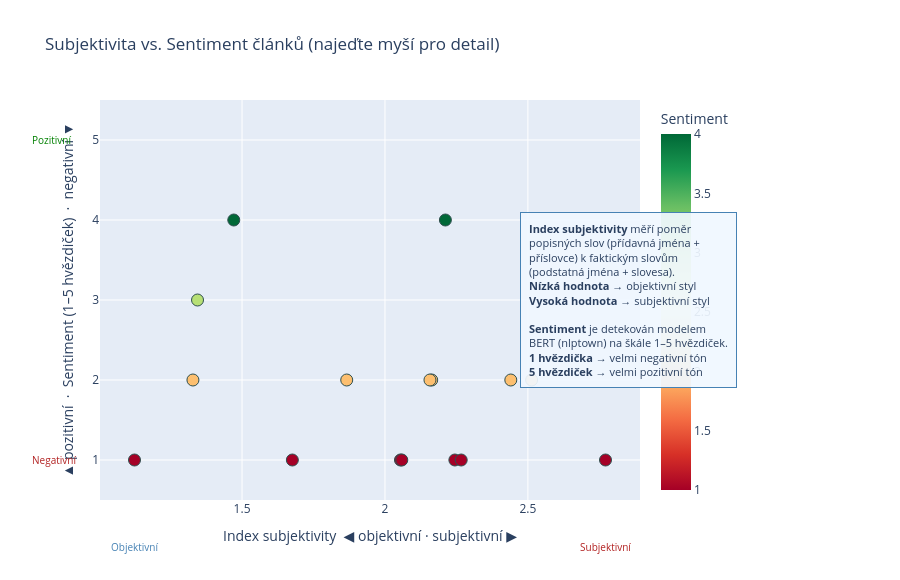

Write notebook code for a chart like this one.
### Code cell
import plotly.express as px
import plotly.graph_objects as go
import pandas as pd

if 'articles_df' in locals() and 'subjectivity_index' in articles_df.columns and 'sentiment_label' in articles_df.columns:

    # Convert sentiment label ("1 star" … "5 stars") to a numeric 1–5 score
    def label_to_numeric(label):
        try:
            return int(str(label).split()[0])
        except (ValueError, IndexError):
            return None

    plot_df = articles_df.copy()
    plot_df['sentiment_numeric'] = plot_df['sentiment_label'].apply(label_to_numeric)

    # Use best available subjectivity score
    subjectivity_col = 'refined_bias_corpus_score' if 'refined_bias_corpus_score' in plot_df.columns else \
                       'refined_bias_score'         if 'refined_bias_score'         in plot_df.columns else \
                       'subjectivity_index'

    # Build hover text
    if 'top_keywords' in plot_df.columns:
        plot_df['hover_keywords'] = plot_df['top_keywords']
    else:
        plot_df['hover_keywords'] = ''

    plot_df = plot_df.dropna(subset=[subjectivity_col, 'sentiment_numeric'])

    x_min = plot_df[subjectivity_col].min()
    x_max = plot_df[subjectivity_col].max()

    fig = px.scatter(
        plot_df,
        x=subjectivity_col,
        y='sentiment_numeric',
        hover_name='title',
        hover_data={'hover_keywords': True, subjectivity_col: ':.3f', 'sentiment_numeric': True},
        color='sentiment_numeric',
        color_continuous_scale='RdYlGn',
        size_max=14,
        labels={
            subjectivity_col: 'Index subjektivity',
            'sentiment_numeric': 'Sentiment (1 = neg., 5 = poz.)',
            'hover_keywords': 'Klíčová slova',
        },
        title='Subjektivita vs. Sentiment článků (najeďte myší pro detail)',
    )

    fig.update_traces(
        marker=dict(size=12, line=dict(width=1, color='DarkSlateGrey')),
        selector=dict(mode='markers'),
    )

    subjectivity_explanation = (
        "<b>Index subjektivity</b> měří poměr<br>"
        "popisných slov (přídavná jména +<br>"
        "příslovce) k faktickým slovům<br>"
        "(podstatná jména + slovesa).<br>"
        "<b>Nízká hodnota</b> → objektivní styl<br>"
        "<b>Vysoká hodnota</b> → subjektivní styl<br>"
        "<br>"
        "<b>Sentiment</b> je detekován modelem<br>"
        "BERT (nlptown) na škále 1–5 hvězdiček.<br>"
        "<b>1 hvězdička</b> → velmi negativní tón<br>"
        "<b>5 hvězdiček</b> → velmi pozitivní tón"
    )

    fig.update_layout(
        xaxis_title='Index subjektivity  ◀ objektivní · subjektivní ▶',
        yaxis_title='▲ pozitivní  ·  Sentiment (1–5 hvězdiček)  ·  negativní ▼',
        yaxis=dict(tickmode='linear', tick0=1, dtick=1, range=[0.5, 5.5]),
        coloraxis_colorbar=dict(title='Sentiment'),
        hovermode='closest',
        height=580,
        annotations=[
            # Explanation box
            dict(
                text=subjectivity_explanation,
                xref='paper', yref='paper',
                x=1.18, y=0.5,
                showarrow=False,
                align='left',
                bgcolor='rgba(240,248,255,0.92)',
                bordercolor='steelblue',
                borderwidth=1,
                borderpad=8,
                font=dict(size=11),
            ),
            # X-axis low label
            dict(
                text='Objektivní',
                xref='x', yref='paper',
                x=x_min, y=-0.14,
                showarrow=False,
                font=dict(size=10, color='steelblue'),
                align='center',
            ),
            # X-axis high label
            dict(
                text='Subjektivní',
                xref='x', yref='paper',
                x=x_max, y=-0.14,
                showarrow=False,
                font=dict(size=10, color='firebrick'),
                align='center',
            ),
            # Y-axis low label (1 = negative)
            dict(
                text='Negativní',
                xref='paper', yref='y',
                x=-0.13, y=1,
                showarrow=False,
                font=dict(size=10, color='firebrick'),
                align='center',
            ),
            # Y-axis high label (5 = positive)
            dict(
                text='Pozitivní',
                xref='paper', yref='y',
                x=-0.13, y=5,
                showarrow=False,
                font=dict(size=10, color='green'),
                align='center',
            ),
        ],
        margin=dict(b=80, l=100, r=260),
    )

    fig.show()
else:
    print("Chybí potřebné sloupce (subjectivity_index, sentiment_label). Spusťte nejprve buňky 28 a 30.")

### Figure 1 — Plotly figure (JSON) as saved in the notebook; plotly's stock layout.template omitted (floating-point values rounded to 4 significant figures)
{"data": [{"customdata": [["fotbalové, vás, zejména, soutěžích, původních"], ["čt, moravec, projekt, václav, spolupracovat"], ["mělo, pavla, reakci, česko, zahraničí"], ["moře, vody, velryba, pondělí, thila"], ["let, děti, stanovištích, milic, íránských"], ["jeho, sídlo, cnn, stanice, pondělí"], ["neziskovky, tom, státem, nepíše, členové"], ["odpovědi, ruské, agrese, jaká, nedělají"], ["proti, vakcíny, vakcína, buňky, roce"], ["mohl, pákistánské, jednání, zahraničí, konfliktu"], ["trenčíně, rusku, rozdílnému, roky, tradiční"], ["války, role, slibem, ráno, svého"], ["stůl, tomáš, sobě, starodávné, denisa"], ["poradenství, právní, mít, azylových, advokátní"], ["společnost, robert, česká, fico, slovensko"], ["respektive, divokým, tisíc, různých, soudu"]], "hovertemplate": "<b>%{hovertext}</b><br><br>Index subjektivity=%{x:.3f}<br>Sentiment (1 = neg., 5 = poz.)=%{marker.color}<br>Klíčová slova=%{customdata[0]}<extra></extra>", "hovertext": ["Jak se podvádí ve fotbale a proč Maďaři mlčí", "Václav Moravec naznačil svoje plány. Inspiraci hledá u slovenského kolegy", "Pavel žádá omezení vztahů s Szijjártem. Jeho názor není důležitý, řekl Macinka", "Velryba na severu Německa uvázla potřetí", "V íránských milicích slouží i děti", "Hodně zlata, letadlo a jeho jméno na vrcholu. Trump ukázal návrh své knihovny", "Komentář: Vláda prý šetří. Ale ne na nedůvěře k neziskovkám", "Glosa: Pocit bezpečí u nás mizí. Babišovi hrozí, že selže jako Beneš", "U vakcín vůbec nejde o minulost. To nejlepší totiž teprve přichází", "Pákistán se snaží o roli vyjednavače mezi Íránem a USA. Hraje o vlastní čest", "Babiše s Ficem vítal protest i hejtman s chlebem. Pak podepsali memorandum", "Válečný prezident Trump se historicky vymyká svým předchůdcům", "Recenze: Není to obvyklé divadlo. Ve starodávné kuchyni herci vaří a vyprávějí", "Za právní pomoc pro cizince zaplatí stát víc. Vnitro přitom mělo na výběr", "Slováci se normalizují v přímém přenosu, je to varování pro Česko, říká expert", "Česko nebude Divokým východem. Další soud se tvrdě postavil k brutálnímu činu"], "legendgroup": "", "marker": {"color": [4, 2, 1, 2, 1, 4, 1, 2, 2, 2, 1, 1, 3, 1, 2, 1], "coloraxis": "coloraxis", "line": {"color": "DarkSlateGrey", "width": 1}, "size": 12, "symbol": "circle"}, "mode": "markers", "name": "", "orientation": "v", "showlegend": false, "type": "scatter", "x": [2.211, 2.164, 1.124, 2.513, 1.676, 1.471, 2.054, 1.328, 1.866, 2.157, 2.244, 2.267, 1.344, 2.772, 2.44, 2.059], "xaxis": "x", "y": [4, 2, 1, 2, 1, 4, 1, 2, 2, 2, 1, 1, 3, 1, 2, 1], "yaxis": "y"}], "layout": {"annotations": [{"align": "left", "bgcolor": "rgba(240,248,255,0.92)", "bordercolor": "steelblue", "borderpad": 8, "borderwidth": 1, "font": {"size": 11}, "showarrow": false, "text": "<b>Index subjektivity</b> měří poměr<br>popisných slov (přídavná jména +<br>příslovce) k faktickým slovům<br>(podstatná jména + slovesa).<br><b>Nízká hodnota</b> → objektivní styl<br><b>Vysoká hodnota</b> → subjektivní styl<br><br><b>Sentiment</b> je detekován modelem<br>BERT (nlptown) na škále 1–5 hvězdiček.<br><b>1 hvězdička</b> → velmi negativní tón<br><b>5 hvězdiček</b> → velmi pozitivní tón", "x": 1.18, "xref": "paper", "y": 0.5, "yref": "paper"}, {"align": "center", "font": {"color": "steelblue", "size": 10}, "showarrow": false, "text": "Objektivní", "x": 1.124, "xref": "x", "y": -0.14, "yref": "paper"}, {"align": "center", "font": {"color": "firebrick", "size": 10}, "showarrow": false, "text": "Subjektivní", "x": 2.772, "xref": "x", "y": -0.14, "yref": "paper"}, {"align": "center", "font": {"color": "firebrick", "size": 10}, "showarrow": false, "text": "Negativní", "x": -0.13, "xref": "paper", "y": 1, "yref": "y"}, {"align": "center", "font": {"color": "green", "size": 10}, "showarrow": false, "text": "Pozitivní", "x": -0.13, "xref": "paper", "y": 5, "yref": "y"}], "coloraxis": {"colorbar": {"title": {"text": "Sentiment"}}, "colorscale": [[0.0, "rgb(165,0,38)"], [0.1, "rgb(215,48,39)"], [0.2, "rgb(244,109,67)"], [0.3, "rgb(253,174,97)"], [0.4, "rgb(254,224,139)"], [0.5, "rgb(255,255,191)"], [0.6, "rgb(217,239,139)"], [0.7, "rgb(166,217,106)"], [0.8, "rgb(102,189,99)"], [0.9, "rgb(26,152,80)"], [1.0, "rgb(0,104,55)"]]}, "height": 580, "hovermode": "closest", "legend": {"tracegroupgap": 0}, "margin": {"b": 80, "l": 100, "r": 260}, "title": {"text": "Subjektivita vs. Sentiment článků (najeďte myší pro detail)"}, "xaxis": {"anchor": "y", "domain": [0.0, 1.0], "title": {"text": "Index subjektivity  ◀ objektivní · subjektivní ▶"}}, "yaxis": {"anchor": "x", "domain": [0.0, 1.0], "dtick": 1, "range": [0.5, 5.5], "tick0": 1, "tickmode": "linear", "title": {"text": "▲ pozitivní  ·  Sentiment (1–5 hvězdiček)  ·  negativní ▼"}}}}
